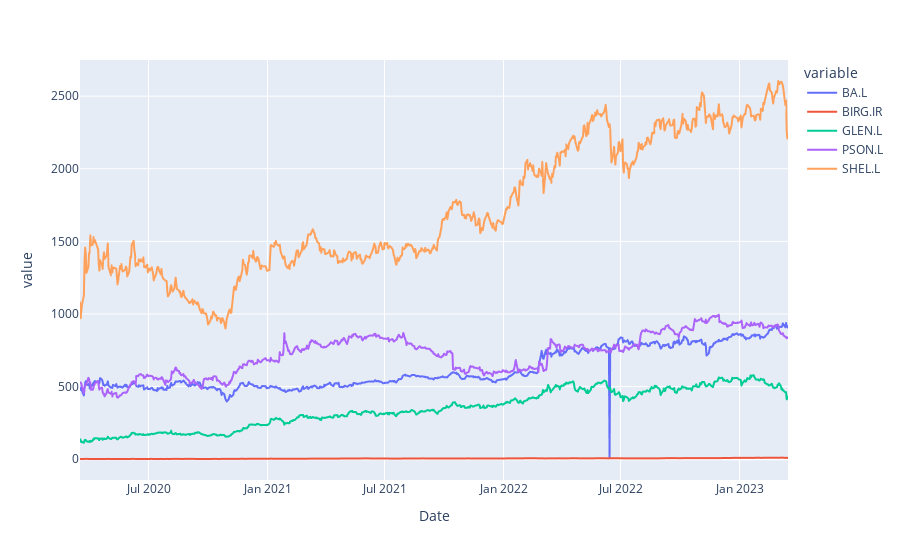

Notebook source saved alongside this figure:
### Markdown cell above
## Plotting the Stocks

### Code cell
import plotly.offline as pyo 
pyo.init_notebook_mode(connected=True)

pd.options.plotting.backend = 'plotly'

Close.plot()

### Figure 1 — Plotly figure (JSON) as saved in the notebook; plotly's stock layout.template omitted (floating-point values rounded to 4 significant figures; data arrays with more than 128 entries replaced by an {"elided": "..."} marker saying what was removed)
{"data": [{"hovertemplate": "variable=BA.L<br>Date=%{x}<br>value=%{y}<extra></extra>", "legendgroup": "BA.L", "line": {"color": "#636efa", "dash": "solid"}, "marker": {"symbol": "circle"}, "mode": "lines", "name": "BA.L", "showlegend": true, "type": "scattergl", "x": {"elided": "750 str values"}, "xaxis": "x", "y": {"elided": "750 float values"}, "yaxis": "y"}, {"hovertemplate": "variable=BIRG.IR<br>Date=%{x}<br>value=%{y}<extra></extra>", "legendgroup": "BIRG.IR", "line": {"color": "#EF553B", "dash": "solid"}, "marker": {"symbol": "circle"}, "mode": "lines", "name": "BIRG.IR", "showlegend": true, "type": "scattergl", "x": {"elided": "750 str values"}, "xaxis": "x", "y": {"elided": "750 float values"}, "yaxis": "y"}, {"hovertemplate": "variable=GLEN.L<br>Date=%{x}<br>value=%{y}<extra></extra>", "legendgroup": "GLEN.L", "line": {"color": "#00cc96", "dash": "solid"}, "marker": {"symbol": "circle"}, "mode": "lines", "name": "GLEN.L", "showlegend": true, "type": "scattergl", "x": {"elided": "750 str values"}, "xaxis": "x", "y": {"elided": "750 float values"}, "yaxis": "y"}, {"hovertemplate": "variable=PSON.L<br>Date=%{x}<br>value=%{y}<extra></extra>", "legendgroup": "PSON.L", "line": {"color": "#ab63fa", "dash": "solid"}, "marker": {"symbol": "circle"}, "mode": "lines", "name": "PSON.L", "showlegend": true, "type": "scattergl", "x": {"elided": "750 str values"}, "xaxis": "x", "y": {"elided": "750 float values"}, "yaxis": "y"}, {"hovertemplate": "variable=SHEL.L<br>Date=%{x}<br>value=%{y}<extra></extra>", "legendgroup": "SHEL.L", "line": {"color": "#FFA15A", "dash": "solid"}, "marker": {"symbol": "circle"}, "mode": "lines", "name": "SHEL.L", "showlegend": true, "type": "scattergl", "x": {"elided": "750 str values"}, "xaxis": "x", "y": {"elided": "750 float values"}, "yaxis": "y"}], "layout": {"legend": {"title": {"text": "variable"}, "tracegroupgap": 0}, "margin": {"t": 60}, "xaxis": {"anchor": "y", "domain": [0, 1], "title": {"text": "Date"}}, "yaxis": {"anchor": "x", "domain": [0, 1], "title": {"text": "value"}}}}
